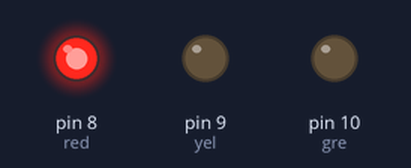
This sketch was run on a simulated Arduino Uno, built with avr-gcc and run on an emulated ATmega328P. On the bench: output pins drawn as LEDs (lit = HIGH).

Above: at 1.5 s.
At 4.5 s:
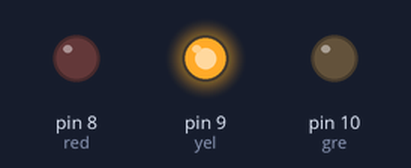
At 7.5 s:
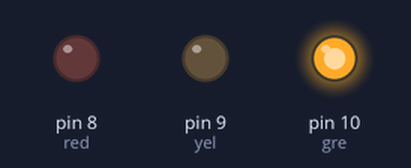
Timing chart, 0 to 11.7 s (numbered marks = the images above):
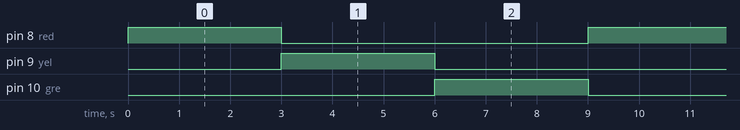

Measured:
- by itself, pin 8 (red), pin 9 (yel), pin 10 (gre): alternates HIGH for 3.0 s and LOW for 6.0 s
- by itself, everything shown: repeats every 9.0 s, in 4 steps

The sketch:

traffic_lights.ino
```cpp
int red = 8;
int yel = 9;
int gre = 10;
void setup() {
 pinMode(red,OUTPUT);
 pinMode(yel,OUTPUT);
 pinMode(gre,OUTPUT);

}

void loop() {

digitalWrite(red,1);
delay(3000);
digitalWrite(red,0);

digitalWrite(yel,1);
delay(3000);
digitalWrite(yel,0);

digitalWrite(gre,1);
delay(3000);
digitalWrite(gre ,0);


}
```
